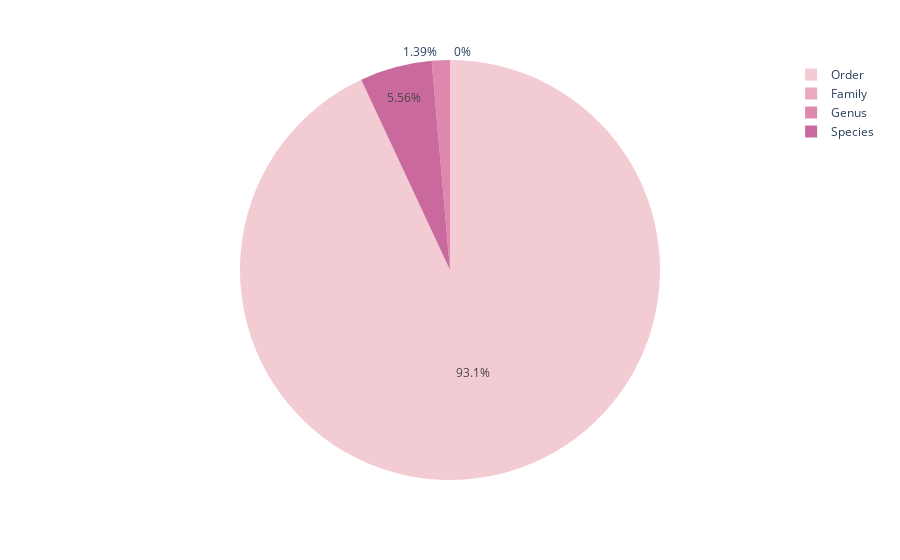

The notebook cell this image was saved under:
### Markdown cell above
### Distribution of Cyanobacteria with Identified and Specified Taxonomies First Diverged at Different Levels

### Code cell
dfdivAna = pd.read_excel(REPO + 'Data/Obj2.xlsx', sheet_name='DivAna')
figdiv = px.pie(dfdivAna, values='Number of Isolates', names='FirstDivergence', color_discrete_sequence=px.colors.sequential.Magenta)
figdiv.update_traces(sort=False) 
figdiv.show()

### Figure 1 — Plotly figure (JSON) as saved in the notebook; plotly's stock layout.template omitted (floating-point values rounded to 4 significant figures)
{"data": [{"domain": {"x": [0, 1], "y": [0, 1]}, "hovertemplate": "FirstDivergence=%{label}<br>Number of Isolates=%{value}<extra></extra>", "labels": ["Order", "Family", "Genus", "Species"], "legendgroup": "", "name": "", "showlegend": true, "sort": false, "type": "pie", "values": [134, 0, 2, 8]}], "layout": {"legend": {"tracegroupgap": 0}, "margin": {"t": 60}, "piecolorway": ["rgb(243, 203, 211)", "rgb(234, 169, 189)", "rgb(221, 136, 172)", "rgb(202, 105, 157)", "rgb(177, 77, 142)", "rgb(145, 53, 125)", "rgb(108, 33, 103)"]}}
